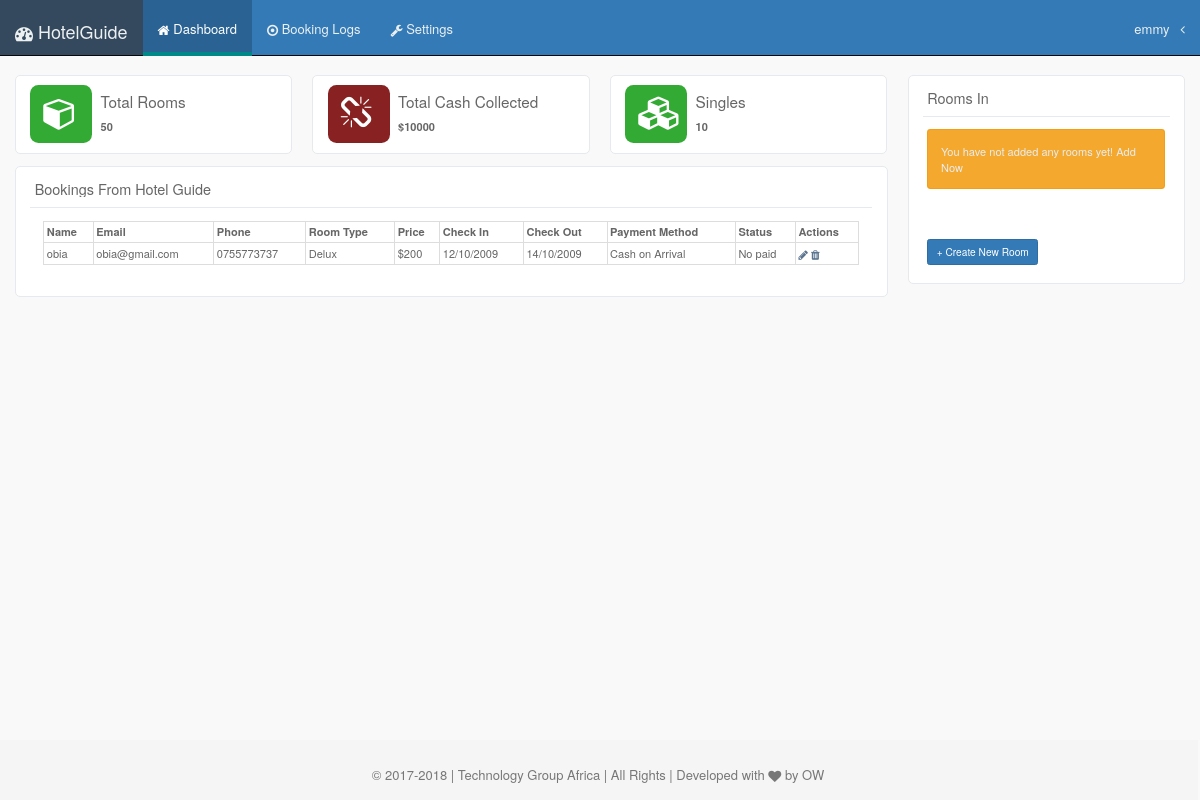
The page /dashboard (signed in) on the database as committed earlier.
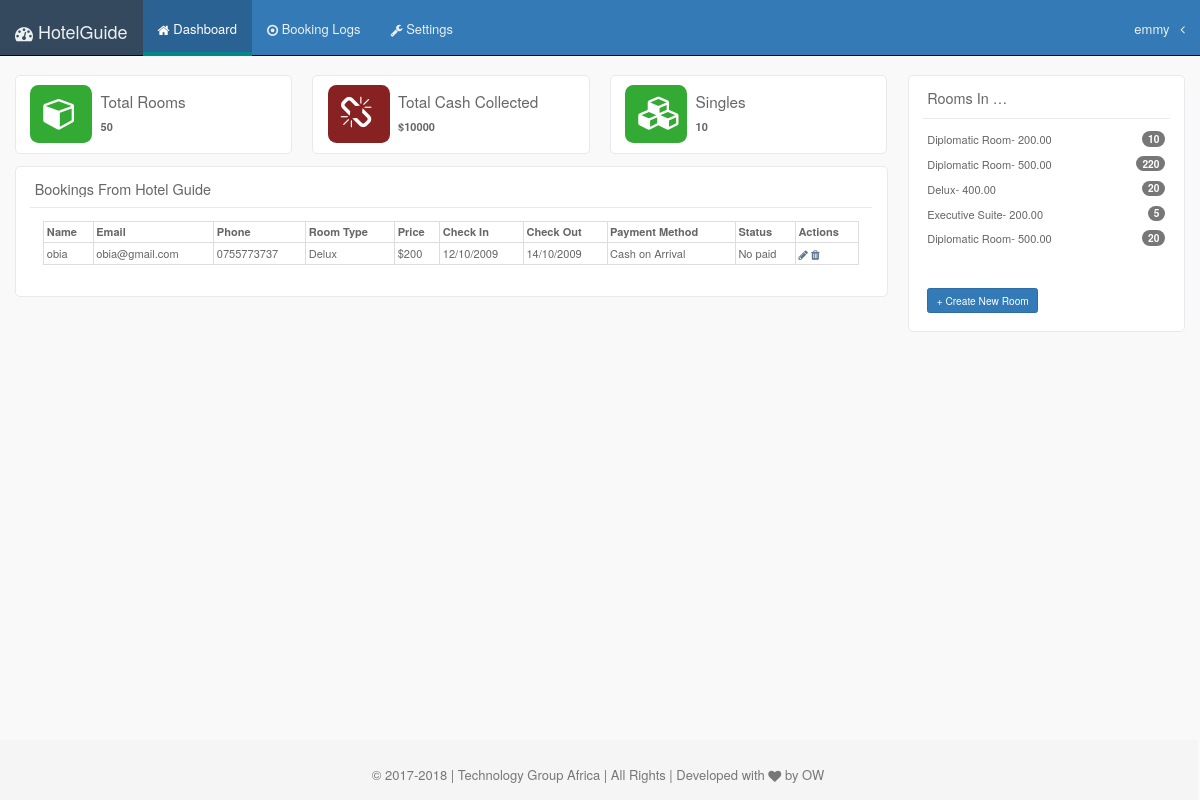
The same page on the database as committed later.
### hotels/models.py (models this page shows, shortened)
class Hotel(models.Model):
    name = models.CharField("Hotel Name", max_length=100)
    owner = models.OneToOneField(settings.AUTH_USER_MODEL, on_delete=models.CASCADE)
    class Meta:
        verbose_name_plural = "Hotels"

class Rooms(models.Model):
    room_type = models.CharField(max_length=100)
    price = MoneyField(max_digits=65, decimal_places=2, default_currency='USD')
    number_available = models.IntegerField()
    hotel = models.ForeignKey(Hotel, on_delete= models.CASCADE)
    class Meta:
        verbose_name_plural = "Rooms"

### hotels/views.py (the view)
# urls.py: 2. Add a URL to urlpatterns:  path('', views.home, name='home')
@login_required(login_url="dashboard/login/")
def home(request):
    if request.user:
        rooms = Rooms.objects.filter(hotel__owner=request.user)
        hotel = Hotel.objects.filter(owner_id=request.user)
    context = {"rooms": rooms, "hotel": hotel}
    return render(request, 'dashboard.html', context)

### templates/dashboard.html (shortened to what this page needs)
{% extends "base.html" %}
{% load staticfiles %}
{% block content %}
    <div class="row">
      <div class="col-md-9 col-sm-4 col-xs-12">
             <div class="row">
                 <div class="col-md-4 col-sm-4 col-xs-12">
                   <div class="x_panel tile  overflow_hidden">
                       <div class="col-md-3" style="background-color:#3a3; padding:15px; border-radius:10px;color:#fff">
                           <i class="fa fa-cube fa-3x"></i>
                       </div>
                       <div class="col-md-9">
                           <h4>Total Rooms</h4>
                           <p><b>50</b></p>
                       </div>
                   </div>
                 </div>
                 <div class="col-md-4 col-sm-4 col-xs-12">
                   <div class="x_panel tile  overflow_hidden">
                       <div class="col-md-3" style="background-color:#822; padding:15px; border-radius:10px;color:#fff">
                           <i class="fa fa-chain-broken fa-3x"></i>
                       </div>
                       <div class="col-md-9">
                           <h4>Total Cash Collected</h4>
                           <p><b>$10000</b></p>
                       </div>
                   </div>
                 </div>
                 <div class="col-md-4 col-sm-4 col-xs-12">
                   <div class="x_panel tile  overflow_hinewbookdate.hotel_id = dden">
                       <div class="col-md-3" style="background-color:#3a3; padding:15px; border-radius:10px;color:#fff">
                           <i class="fa fa-cubes fa-3x"></i>
                       </div>
                       <div class="col-md-9">
                           <h4>Singles</h4>
                           <p><b>10</b></p>
                       </div>
                   </div>
                 </div>
            </div>
            <div class="x_panel tile  overflow_hidden">
              <div class="x_title">
                <h2>Bookings From Hotel Guide</h2>
                <div class="clearfix"></div>
              </div>
              <div class="x_content">
                  <div class="col-md-12">
                      <table class="table table-bordered table-hover">
       <tr>
        <thead>
            <th>Name</th>
            <th>Email</th>
            <th>Phone</th>
            <th>Room Type</th>
            <th>Price</th>
            <th>Check In</th>
            <th>Check Out</th>
            <th>Payment Method</th>
            <th>Status</th>
            <th>Actions</th>
        </thead>
       </tr>
       <tbody>
           <tr>
               <td>obia</td>
                <td>obia@gmail.com</td>
                <td>0755773737</td>
                <td>Delux</td>
                <td>$200</td>
                <td>12/10/2009</td>
                <td>14/10/2009</td>
                <td>Cash on Arrival</td>
                <td>No paid</td>
                <td>
                <a href="#"><i class="fa fa-pencil"></i></a>
                <a href=""><i class="fa fa-trash"></i></a>
                </td>
           </tr>
       </tbody>
    </table>
                  </div>
              </div>
            </div>
          </div>
        <div class="col-md-3 col-sm-4 col-xs-12">
             <div class="x_panel tile">
              <div class="x_title">
                <h2>Rooms In <span class="badge-info badge">{% if hotel %} {% for h in hotel%}{{h.name}}{% endfor %}{% endif %}</span></h2>
                <div class="clearfix"></div>
              </div>
              <div class="x_content">
                 {% if rooms %}
                  {% for room in rooms %}
                    <p>{{room.room_type}}- {{room.price}}<span class="badge badge-info pull-right">{{room.number_available}}</span></p>
                  {% endfor %}
                 {% else %}
                 <p class="alert alert-warning">You have not added any rooms yet! Add Now</p>
                  {% endif %}
                  <br><br>
                  <a href="{% url 'new_room' %}" class="btn btn-primary btn-sm">+ Create New Room</a>
              </div>
            </div>
    </div>
    </div>
{% endblock  %}

### templates/base.html (shortened to what this page needs)
{% load staticfiles %}
<!DOCTYPE html>
<html lang="en">
  <head>
    {% include 'head_css.html' %}
  </head>
  <body>
     {% if not user.is_authenticated %}
     {% else %}
      {% include 'navbar.html' %}
     {% endif %}
    <div class="container-fluid" style="margin-top:15px;">
    {% block content %}
    {% endblock  %}
     <footer class="footer text-center">
      <div class="container">
        <p class="text-muted">&copy; 2017-2018 |  Technology Group  Africa | All Rights | Developed with  <i class="fa fa-heart"></i>  by OW </p>
      </div>
    </footer>
    </div>
  </body>
</html>

### templates/head_css.html
{% load staticfiles %}
    <link href="{% static 'bootstrap/dist/css/bootstrap.min.css' %}" rel="stylesheet">
  <link href="{% static 'bootstrap/dist/css/custom.css' %}" rel="stylesheet">
  <link rel="stylesheet" type="text/css" href="{% static 'font-awesome/css/font-awesome.min.css' %}">

### templates/navbar.html (shortened to what this page needs)
    <nav class="navbar navbar-inverse navbar-fixed-top">
      <div class="container">
        <div class="navbar-header">
          <a class="navbar-brand" href="#"><i class="fa fa-dashboard"></i> HotelGuide</a>
        </div>
        <div id="navbar" class="navbar-collapse collapse">
          <ul class="nav navbar-nav">
            <li class="active"><a href="#"><i class="fa fa-home"></i>  Dashboard</a></li>
            <li><a href="#"> <i class="fa fa-dot-circle-o"></i> Booking Logs</a></li>
            <li><a href="#" ><i class="fa fa-wrench"></i> Settings</a></li>
          </ul>
         <ul class="nav navbar-nav navbar-right">
              <li class="">
                <a href="javascript:;" class="user-profile dropdown-toggle" data-toggle="dropdown" aria-expanded="false">
               <span>{{user}}</span> &nbsp;
                  <span class=" fa fa-angle-left"></span>
                </a>
              </li>
            </ul>
        </div>
      </div>
    </nav>

### templates/bottom_js.html (shortened to what this page needs)
{% load staticfiles %}

Rows that differ between the two databases and show on the page:
added Hotel: name "Sheraton Hotel K…"
added Rooms: room_type "Diplomatic Room", price "200.00", number_available "10"
added Rooms: room_type "Diplomatic Room", price "500.00", number_available "220"
added Rooms: room_type "Delux", price "400.00", number_available "20"
added Rooms: room_type "Executive Suite", price "200.00", number_available "5"
added Rooms: room_type "Diplomatic Room", price "500.00", number_available "20"
Other text that changed with them:
text no longer shown: "You have not added any rooms yet! Add Now"
